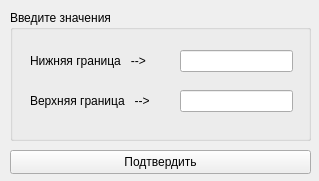
<?xml version="1.0" encoding="UTF-8"?>
<ui version="4.0">
 <class>rangeform</class>
 <widget class="QWidget" name="rangeform">
  <property name="geometry">
   <rect>
    <x>0</x>
    <y>0</y>
    <width>319</width>
    <height>181</height>
   </rect>
  </property>
  <property name="windowTitle">
   <string>Form</string>
  </property>
  <widget class="QGroupBox" name="groupBox">
   <property name="geometry">
    <rect>
     <x>10</x>
     <y>10</y>
     <width>301</width>
     <height>131</height>
    </rect>
   </property>
   <property name="title">
    <string>Введите значения</string>
   </property>
   <widget class="QLineEdit" name="lastLineEdit">
    <property name="geometry">
     <rect>
      <x>170</x>
      <y>80</y>
      <width>113</width>
      <height>22</height>
     </rect>
    </property>
   </widget>
   <widget class="QLabel" name="firstLabel">
    <property name="geometry">
     <rect>
      <x>20</x>
      <y>40</y>
      <width>151</width>
      <height>21</height>
     </rect>
    </property>
    <property name="text">
     <string>Нижняя граница   --&gt;</string>
    </property>
   </widget>
   <widget class="QLabel" name="lastLabel">
    <property name="geometry">
     <rect>
      <x>20</x>
      <y>80</y>
      <width>151</width>
      <height>21</height>
     </rect>
    </property>
    <property name="text">
     <string>Верхняя граница   --&gt;</string>
    </property>
   </widget>
   <widget class="QLineEdit" name="firstLineEdit">
    <property name="geometry">
     <rect>
      <x>170</x>
      <y>40</y>
      <width>113</width>
      <height>22</height>
     </rect>
    </property>
   </widget>
  </widget>
  <widget class="QPushButton" name="applyPushButton">
   <property name="geometry">
    <rect>
     <x>10</x>
     <y>150</y>
     <width>301</width>
     <height>24</height>
    </rect>
   </property>
   <property name="text">
    <string>Подтвердить</string>
   </property>
  </widget>
 </widget>
 <resources/>
 <connections/>
</ui>
